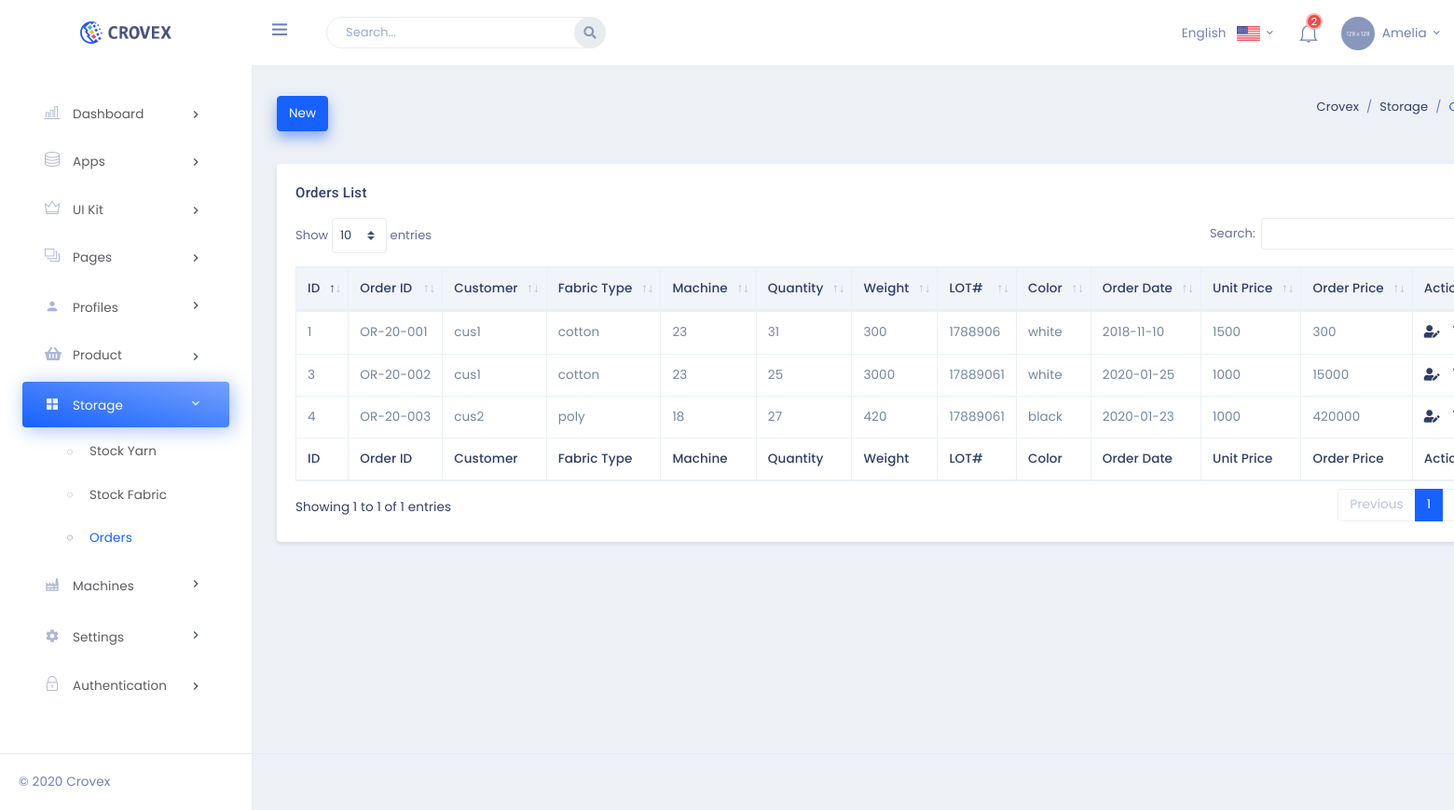
The page /Crovex/HTML/storage/stock-orders.php on the database its author committed.
### tables this page shows
CREATE TABLE IF NOT EXISTS `order_fabric` (
  `id` bigint(20) NOT NULL AUTO_INCREMENT,
  `order_id` text NOT NULL,
  `customer` text NOT NULL,
  `fabric_type` text NOT NULL,
  `machine` int(10) NOT NULL,
  `roll_quantity` int(10) NOT NULL,
  `fabric_weight` int(30) NOT NULL,
  `yarn_lot` int(30) NOT NULL,
  `fabric_color` text NOT NULL,
  `order_date` date NOT NULL,
  `order_price` int(11) NOT NULL,
  `unit_price` int(11) NOT NULL,
  PRIMARY KEY (`id`)
);

### Crovex/HTML/storage/stock-orders.php (the view, shortened to what this page needs)
<!DOCTYPE html>
<html lang="en">
    <head>
        <link href="../../plugins/datatables/dataTables.bootstrap4.min.css" rel="stylesheet" type="text/css" />
        <link href="../../plugins/datatables/buttons.bootstrap4.min.css" rel="stylesheet" type="text/css" />
        <link href="../../plugins/datatables/responsive.bootstrap4.min.css" rel="stylesheet" type="text/css" />
        <link href="../assets/css/bootstrap.min.css" rel="stylesheet" type="text/css" />
        <link href="../assets/css/jquery-ui.min.css" rel="stylesheet">
        <link href="../assets/css/icons.min.css" rel="stylesheet" type="text/css" />
        <link href="../assets/css/metisMenu.min.css" rel="stylesheet" type="text/css" />
        <link href="../assets/css/app.min.css" rel="stylesheet" type="text/css" />
    </head>
    <body>
         <div class="topbar">
            <div class="topbar-left">
                <a href="../dashboard/crm-index.html" class="logo">
                    <span>
                        <img src="../assets/images/logo-sm.png" alt="logo-small" class="logo-sm">
                    </span>
                    <span>
                        <img src="../assets/images/logo-dark.png" alt="logo-large" class="logo-lg">
                    </span>
                </a>
            </div>
            <nav class="navbar-custom">
                <ul class="list-unstyled topbar-nav float-right mb-0">
                    <li class="hidden-sm">
                        <a class="nav-link dropdown-toggle waves-effect waves-light" data-toggle="dropdown" href="javascript: void(0);" role="button"
                            aria-haspopup="false" aria-expanded="false">
                            English <img src="../assets/images/flags/us_flag.jpg" class="ml-2" height="16" alt=""/> <i class="mdi mdi-chevron-down"></i>
                        </a>
                    </li>
                    <li class="dropdown notification-list">
                        <a class="nav-link dropdown-toggle arrow-none waves-light waves-effect" data-toggle="dropdown" href="#" role="button"
                            aria-haspopup="false" aria-expanded="false">
                            <i class="ti-bell noti-icon"></i>
                            <span class="badge badge-danger badge-pill noti-icon-badge">2</span>
                        </a>
                    </li>
                    <li class="dropdown">
                        <a class="nav-link dropdown-toggle waves-effect waves-light nav-user" data-toggle="dropdown" href="#" role="button"
                            aria-haspopup="false" aria-expanded="false">
                            <img src="../assets/images/users/user-1.png" alt="profile-user" class="rounded-circle" />
                            <span class="ml-1 nav-user-name hidden-sm">Amelia <i class="mdi mdi-chevron-down"></i> </span>
                        </a>
                    </li>
                </ul>
                <ul class="list-unstyled topbar-nav mb-0">
                    <li>
                        <button class="nav-link button-menu-mobile waves-effect waves-light">
                            <i class="ti-menu nav-icon"></i>
                        </button>
                    </li>
                    <li class="hide-phone app-search">
                        <form role="search" class="">
                            <input type="text" id="AllCompo" placeholder="Search..." class="form-control">
                            <a href=""><i class="fas fa-search"></i></a>
                        </form>
                    </li>
                </ul>
            </nav>
        </div>
        <div class="left-sidenav">
            <ul class="metismenu left-sidenav-menu">
                <li>
                    <a href="javascript: void(0);"><i class="ti-bar-chart"></i><span>Dashboard</span><span class="menu-arrow"><i class="mdi mdi-chevron-right"></i></span></a>
                </li>
                <li>
                    <a href="javascript: void(0);"><i class="ti-server"></i><span>Apps</span><span class="menu-arrow"><i class="mdi mdi-chevron-right"></i></span></a>
                </li>
                <li>
                    <a href="javascript: void(0);"><i class="ti-crown"></i><span>UI Kit</span><span class="menu-arrow"><i class="mdi mdi-chevron-right"></i></span></a>
                </li>
                <li>
                    <a href="javascript: void(0);"><i class="ti-layers-alt"></i><span>Pages</span><span class="menu-arrow"><i class="mdi mdi-chevron-right"></i></span></a>
                </li>
                <li>
                    <a href="javascript: void(0);"><i class="mdi mdi-account"></i><span>Profiles</span><span class="menu-arrow"><i class="mdi mdi-chevron-right"></i></span></a>
                </li>
                <li>
                    <a href="javascript: void(0);"><i class="fas fa-shopping-basket"></i><span>Product</span><span class="menu-arrow"><i class="mdi mdi-chevron-right"></i></span></a>
                </li>
                <li>
                    <a href="javascript: void(0);"><i class="mdi mdi-view-grid"></i><span>Storage</span><span class="menu-arrow"><i class="mdi mdi-chevron-right"></i></span></a>
                    <ul class="nav-second-level" aria-expanded="false">
                        <li class="nav-item"><a class="nav-link" href="../storage/stock-yarn.php"><i class="ti-control-record"></i>Stock Yarn</a></li>
                        <li class="nav-item"><a class="nav-link" href="../storage/stock-fabric.php"><i class="ti-control-record"></i>Stock Fabric</a></li>
                        <li class="nav-item"><a class="nav-link" href="../storage/stock-orders.php"><i class="ti-control-record"></i>Orders</a></li>
                    </ul>
                </li>
                <li>
                    <a href="javascript: void(0);"><i class="mdi mdi-factory"></i><span>Machines</span><span class="menu-arrow"><i class="mdi mdi-chevron-right"></i></span></a>
                </li>
                <li>
                    <a href="javascript: void(0);"><i class="mdi mdi-settings"></i><span>Settings</span><span class="menu-arrow"><i class="mdi mdi-chevron-right"></i></span></a>
                </li>
                <li>
                    <a href="javascript: void(0);"><i class="ti-lock"></i><span>Authentication</span><span class="menu-arrow"><i class="mdi mdi-chevron-right"></i></span></a>
                </li>
            </ul>
        </div>
        <div class="page-wrapper">
            <div class="page-content">
                <div class="container-fluid">
                    <div class="row">
                        <div class="col-sm-12">
                            <div class="page-title-box">
                            <span class="float-left">
                                    <a href="#" class="btn btn-primary" data-toggle= "modal" data-target="#exampleModal">New</a>
                                </span>
                                <div class="float-right">
                                    <ol class="breadcrumb">
                                        <li class="breadcrumb-item"><a href="javascript:void(0);">Crovex</a></li>
                                        <li class="breadcrumb-item"><a href="javascript:void(0);">Storage</a></li>
                                        <li class="breadcrumb-item active">Orders List</li>
                                    </ol>
                                </div>
                            </div>
                        </div>
                    </div>
                    <div class="row">
                        <div class="col-12">
                            <div class="card">
                                <div class="card-body">
                                    <h4 class="mt-0 header-title">Orders List</h4>
                                    <table id="datatable" class="table table-bordered dt-responsive nowrap" style="border-collapse: collapse; border-spacing: 0; width: 100%;">
                                        <thead>
                <?php
                $connection = mysqli_connect("localhost","root","");
                $query = "SELECT * FROM order_fabric";
                $query_run = mysqli_query($connection,$query);
                ?>
                  <tr>
                  <th scope="col">ID</th>
                  <th scope="col">Order ID</th>
                  <th scope="col">Customer</th>
                  <th scope="col">Fabric Type</th>
                  <th scope="col">Machine</th>
                  <th scope="col">Quantity</th>
                  <th scope="col">Weight</th>
                  <th scope="col">LOT#</th>
                  <th scope="col">Color</th>
                  <th scope="col">Order Date</th>
                  <th scope="col">Unit Price</th>
                  <th scope="col">Order Price</th>
                  <th scope="col">Action</th>
						    	</tr>
                </thead>
                <tfoot>
                  <tr>
                  <th scope="col">ID</th>
                  <th scope="col">Order ID</th>
                  <th scope="col">Customer</th>
                  <th scope="col">Fabric Type</th>
                  <th scope="col">Machine</th>
                  <th scope="col">Quantity</th>
                  <th scope="col">Weight</th>
                  <th scope="col">LOT#</th>
                  <th scope="col">Color</th>
                  <th scope="col">Order Date</th>
                  <th scope="col">Unit Price</th>
                  <th scope="col">Order Price</th>
                  <th scope="col">Action</th>
                  </tr>
                </tfoot>
                <tbody>
                <?php
                if ($query_run)
                {
                    foreach($query_run as $row)
                {
                ?>
								<tr>
                  <td> <?php echo $row['id']; ?></td>
                  <td> <?php echo $row['order_id']; ?></td>
                  <td> <?php echo $row['customer']; ?></td>
                  <td> <?php echo $row['fabric_type']; ?></td>
                  <td> <?php echo $row['machine']; ?></td>
                  <td> <?php echo $row['roll_quantity']; ?></td>
                  <td> <?php echo $row['fabric_weight']; ?></td>
                  <td> <?php echo $row['yarn_lot']; ?></td>
                  <td> <?php echo $row['fabric_color']; ?></td>
                  <td> <?php echo $row['order_date']; ?></td>
                  <td> <?php echo $row['unit_price']; ?></td>
                  <td> <?php echo $row['order_price']; ?></td>
                  <td>
                  <a href="#!" class="editbtn" data-toggle="tooltip" data-original-title="Edit">
                    <i class="fas fa-user-edit blue-text"></i>
                  </a>
                  </td>
							</tr>
                </tbody>
                <?php
                    }
                }
                else
                {
                    echo "Not Record Found";
                }
                ?>
              </table>
            </div>
          </div>
                                </div>
                            </div>
                        </div>
                    </div>
                </div>
                <footer class="footer text-center text-sm-left">
                    &copy; 2020 Crovex <span class="text-muted d-none d-sm-inline-block float-right">
                </footer>
    </body>
</html>

### rows shown on the page
order_fabric: id "1", order "OR-20-001", customer "cus1", fabric_type "cotton", machine "23", roll_quantity "31", fabric_weight "300", yarn_lot "1788906", fabric_color "white", order_date "2018-11-10", unit_price "1500", order_price "300"
order_fabric: id "3", order "OR-20-002", customer "cus1", fabric_type "cotton", machine "23", roll_quantity "25", fabric_weight "3000", yarn_lot "17889061", fabric_color "white", order_date "2020-01-25", unit_price "1000", order_price "15000"
order_fabric: id "4", order "OR-20-003", customer "cus2", fabric_type "poly", machine "18", roll_quantity "27", fabric_weight "420", yarn_lot "17889061", fabric_color "black", order_date "2020-01-23", unit_price "1000", order_price "420000"
